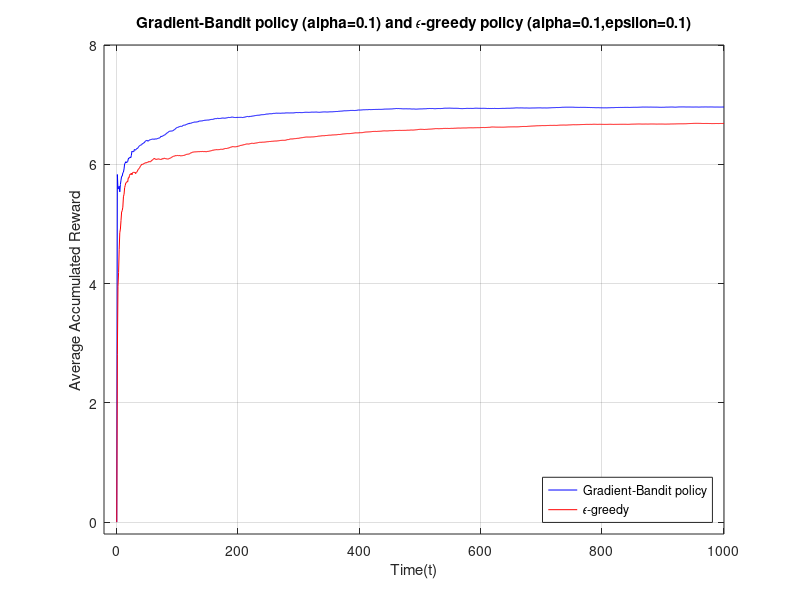

The MATLAB script that drew this image:

%% Gradient-Bandit policy
alpha = 0.1;
H=zeros(1,100,1001,2);
PI=zeros(1,100,1000,2);
R_H=zeros(1,100,1001);
for n=1
    for i=1:100
        for k=1:1000
            PI(n,i,k,1)=exp(H(n,i,k,1))/(exp(H(n,i,k,1))+exp(H(n,i,k,2)));
            PI(n,i,k,2)=exp(H(n,i,k,2))/(exp(H(n,i,k,1))+exp(H(n,i,k,2)));
            if rand(1)<PI(n,i,k,1)
                reward = sqrt(10).*randn(1) + 5;
                R_H(n,i,k+1)=reward/k+R_H(n,i,k)*((k-1)/k);
                H(n,i,k+1,1)=H(n,i,k,1)+alpha*(reward-R_H(n,i,k+1))*(1-PI(n,i,k,1));
                H(n,i,k+1,2)=H(n,i,k,2)-alpha*(reward-R_H(n,i,k+1))*PI(n,i,k,2);
            else
                if rand(1)>0.5
                    reward = sqrt(15).*randn(1) + 10;
                else
                    reward = sqrt(10).*randn(1) + 4;
                end
                R_H(n,i,k+1)=reward/k+R_H(n,i,k)*((k-1)/k);
                H(n,i,k+1,2)=H(n,i,k,2)+alpha*(reward-R_H(n,i,k+1))*(1-PI(n,i,k,2));
                H(n,i,k+1,1)=H(n,i,k,1)-alpha*(reward-R_H(n,i,k+1))*PI(n,i,k,1);
            end
        end
    end
end

R_H_acc=R_H;
R_H_acc=sum(R_H_acc,2)./100;
H=sum(H,2)./100;
save('project_1_c_R_H.mat','R_H');
save('project_1_c_H.mat','H');

figure(1),plot(1:1001,squeeze(R_H_acc(1,1,:)),'-b')
hold on

%% 𝜖-greedy
alpha = 0.1;
epsilon=0.1;
Q=zeros(1,100,1001,2);
R=zeros(1,100,1001);
for n=1:1
    for i=1:100
        for k=1:1000
            if rand(1)<epsilon
                if rand(1)<0.5
                    action=1;
                else
                    action=2;
                end
            else
                if Q(n,i,k,1)>Q(n,i,k,2)
                    action=1;
                elseif Q(n,i,k,1)<Q(n,i,k,2)
                    action=2;
                else
                    if rand(1)<0.5
                        action=1;
                    else
                        action=2;
                    end
                end
            end
            if action==1
                reward = sqrt(10).*randn(1) + 5;
                Q(n,i,k+1,1) = Q(n,i,k,1) + alpha * (reward - Q(n,i,k,1));
                Q(n,i,k+1,2) = Q(n,i,k,2);
            else
                if rand(1)>0.5
                    reward = sqrt(15).*randn(1) + 10;
                else
                    reward = sqrt(10).*randn(1) + 4;
                end
                Q(n,i,k+1,1) = Q(n,i,k,1);
                Q(n,i,k+1,2) = Q(n,i,k,2) + alpha * (reward - Q(n,i,k,2));
            end
            R(n,i,k+1)=reward;
        end
    end
end
R_acc=R;
for k=1:1001
    R_acc(:,:,k)=sum(R(:,:,1:k),3)./k;
end
R_acc=sum(R_acc,2)./100;

Q=sum(Q,2)./100;

save('project_1_c_R.mat','R');
save('project_1_c_Q.mat','Q');

figure(1),plot(1:1001,squeeze(R_acc(1,1,:)),'-r')
hold on
figure(1),axis([-20,1001,-0.2,8])
% figure(1),axis([-20,1001,-0.2,7])
grid on
legend({'Gradient-Bandit policy','𝜖-greedy'},'Location','southeast')
title('Gradient-Bandit policy (alpha=0.1) and 𝜖-greedy policy (alpha=0.1,epsilon=0.1)')
xlabel('Time(t)')
ylabel('Average Accumulated Reward')
